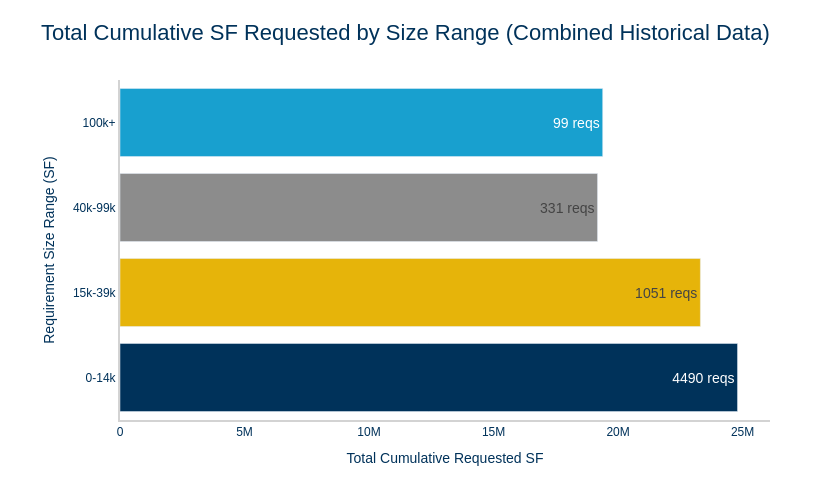

This figure's notebook cell:
### Markdown cell above
## Chart 4: Requirements by Size Range

### Code cell
# Define size bins
bins = [0, 14000, 40000, 100000, float('inf')]
labels = ['0-14k', '15k-39k', '40k-99k', '100k+']

df_combined['size_range'] = pd.cut(df_combined['sf_avg'], bins=bins, labels=labels, right=False)

size_group = df_combined.groupby('size_range', observed=False).agg(
    total_sf=('sf_avg', 'sum'),
    count=('sf_avg', 'count')
).reset_index()

size_group['size_range'] = pd.Categorical(size_group['size_range'], categories=labels, ordered=True)
size_group = size_group.sort_values('size_range').reset_index(drop=True)

fig4 = go.Figure(
    data=[
        go.Bar(
            y=size_group['size_range'],
            x=size_group['total_sf'],
            orientation='h',
            marker_color=AQUILA_COLORS[:len(size_group)],
            text=size_group['count'],
            texttemplate='%{text} reqs',
            textposition='inside',
            textfont=dict(family=AQUILA_FONT, size=14),
            hovertemplate=(
                'Size Range: %{y}<br>'
                'Total SF: %{x:,.0f}<br>'
                'Count: %{text}<extra></extra>'
            ),
        )
    ]
)

fig4.update_layout(
    title={
        'text': 'Total Cumulative SF Requested by Size Range (Combined Historical Data)',
        'font': dict(family=AQUILA_FONT, size=22, color=AQUILA_COLORS[0])
    },
    xaxis=dict(
        title='Total Cumulative Requested SF',
        showgrid=True,
        showline=True,
        linecolor='lightgrey',
        linewidth=2
    ),
    yaxis=dict(
        title='Requirement Size Range (SF)',
        showline=True,
        linecolor='lightgrey',
        linewidth=2
    ),
    font=dict(family=AQUILA_FONT, size=12, color=AQUILA_COLORS[0]),
    plot_bgcolor=COLORS['background'],
    paper_bgcolor=COLORS['background'],
    width=820,
    height=500,
    margin=dict(t=80, b=80, l=120, r=50)
)

fig4.write_html('charts/office/requirements_by_size_range.html')
print('✓ Saved charts/office/requirements_by_size_range.html')
fig4.show()

### Figure 1 — Plotly figure (JSON) as saved in the notebook; plotly's stock layout.template omitted (floating-point values rounded to 4 significant figures)
{"data": [{"hovertemplate": "Size Range: %{y}<br>Total SF: %{x:,.0f}<br>Count: %{text}<extra></extra>", "marker": {"color": ["#00325a", "#e6b40a", "#8c8c8c", "#18a0CF"]}, "orientation": "h", "text": [4490, 1051, 331, 99], "textfont": {"family": "Futura LT Pro, Futura, Arial, sans-serif", "size": 14}, "textposition": "inside", "texttemplate": "%{text} reqs", "type": "bar", "x": [24800000.0, 23305350, 19176000, 19382500], "y": ["0-14k", "15k-39k", "40k-99k", "100k+"]}], "layout": {"font": {"color": "#00325a", "family": "Futura LT Pro, Futura, Arial, sans-serif", "size": 12}, "height": 500, "margin": {"b": 80, "l": 120, "r": 50, "t": 80}, "paper_bgcolor": "#FFFFFF", "plot_bgcolor": "#FFFFFF", "title": {"font": {"color": "#00325a", "family": "Futura LT Pro, Futura, Arial, sans-serif", "size": 22}, "text": "Total Cumulative SF Requested by Size Range (Combined Historical Data)"}, "width": 820, "xaxis": {"linecolor": "lightgrey", "linewidth": 2, "showgrid": true, "showline": true, "title": {"text": "Total Cumulative Requested SF"}}, "yaxis": {"linecolor": "lightgrey", "linewidth": 2, "showline": true, "title": {"text": "Requirement Size Range (SF)"}}}}
